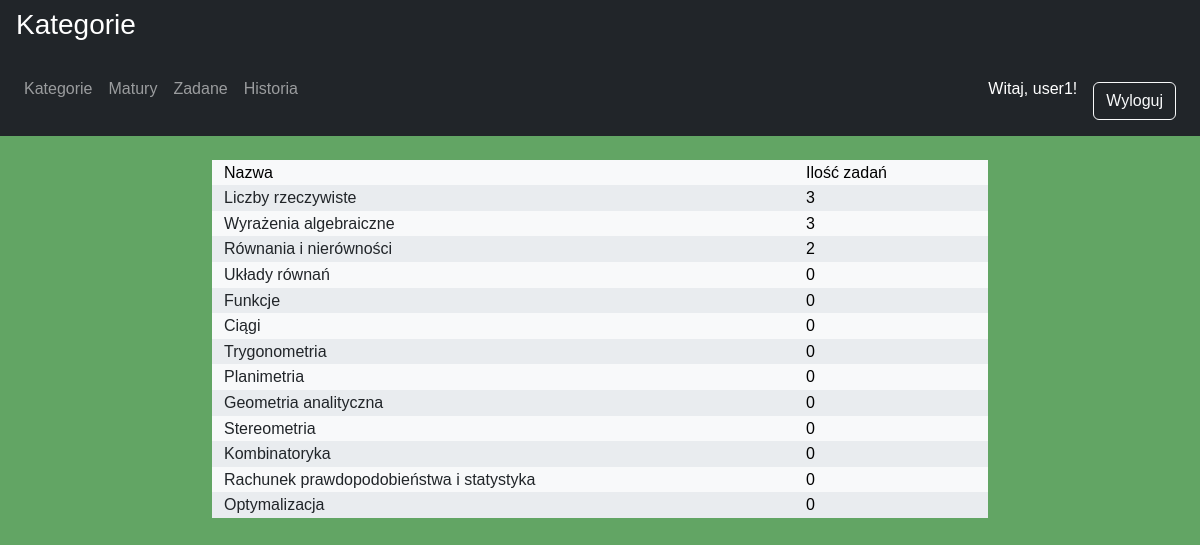
The app's page /matematyka/categories/ (signed in) with its own data.
### matematyka/models.py (models this page shows, shortened)
class Category(models.Model):
    name = models.CharField(max_length=100, unique=True)

### matematyka/views.py (the view)
# urls.py: path('categories/', views.CategoryListView.as_view(), name='category_list'),
class CategoryListView(generic.ListView):
    model = Category
    template_name = 'matematyka/categories.html'
    context_object_name = 'categories'
    def get_context_data(self, **kwargs):
        context = super().get_context_data(**kwargs)
        for category in context['categories']:
            category.task_count = category.tasks.count()
        return context

### matematyka/templates/matematyka/categories.html
{% extends 'base.html' %}
{% block header %}
<h3>{% block title %}Kategorie{% endblock %}</h3>
{% endblock %}
{% block content %}
<div class="container custom-grid text-black">
    <div class="row">
        <div class="col-lg-9">Nazwa</div>
        <div class="col-lg-3">Ilość zadań</div>
    </div>
    {% for category in categories %}
    <div class="row">
        <div class="col-lg-9">
            <a href="{% url 'category_tasks' category.id %}" class="d-block text-decoration-none link-dark">
                {{ category.name }}
            </a></div>
            <div class="col-lg-3">{{ category.task_count }}</div>
        </div>
        {% endfor %}
    </div>
    {% endblock %}

### matematyka/templates/base.html (shortened to what this page needs)
{% load static %}
<!doctype html>
<html lang="pl">
<head>
    <link href="https://cdn.jsdelivr.net/npm/bootstrap@5.3.0/dist/css/bootstrap.min.css" rel="stylesheet">
    <link rel="stylesheet" href="{% static 'matematyka/css/style.css' %}">
</head>
<body>
    <header class="bg-dark text-white py-2 w-100">
        {% block header %}{% endblock %}
        <nav class="navbar navbar-expand-lg navbar-dark bg-dark">
            <div class="container-fluid">
                <div class="collapse navbar-collapse" id="mainNavbar">
                    <ul class="navbar-nav me-auto mb-2 mb-lg-0">
                        <li class="nav-item"><a class="nav-link" href="{% url 'category_list' %}">Kategorie</a></li>
                        <li class="nav-item"><a class="nav-link" href="{% url 'exam_list' %}">Matury</a></li>
                        <li class="nav-item"><a class="nav-link" href="{% url 'assigned_tasks'%}">Zadane</a></li>
                        <li class="nav-item"><a class="nav-link" href="#">Historia</a></li>
                    </ul>
                    <div class="d-flex align-items-center">
                        {% if user.is_authenticated %}
                        <span class="text-white me-3">Witaj, {{ user.username }}!</span>
                        <form action="{% url 'logout' %}" method="post" class="me-2 d-inline">
                            <button class="btn btn-outline-light" type="submit">Wyloguj</button>
                        </form>
                        {% else %}
                        <a href="{% url 'login' %}" class="btn btn-outline-light me-2">Login</a>
                        <a href="{% url 'register' %}" class="btn btn-warning">Sign-up</a>
                        {% endif %}
                    </div>
                </div>
            </div>
        </nav>
    </header>
    <section class="container-fluid">
        <div class="row justify-content-center">
            <div class="col-lg-8 col-sm-12">
                {% block content %}{% endblock %}
            </div>
        </div>
    </section>
</body>
</html>

### matematyka/static/matematyka/css/style.css (style rules this page uses)
* { margin: 0; padding: 0; box-sizing: border-box; }
html, body { background-color: rgb(98, 165, 100); color: white; font-family: Arial, Helvetica, sans-serif; line-height: 1.6; }
header { background-color: black; color: white; padding: 1rem; width: 100%; margin-bottom: 1.5rem; }
header.bg-dark { width: 100%; }
header .container-fluid { padding-left: 0; padding-right: 0; }
nav { margin-top: 0.5rem; display: flex; gap: 1rem; }
nav a { text-decoration: none; color: white; padding: 0.5rem 0.75rem; border-radius: 4px; transition: background-color 0.3s ease; }
form { margin-top: 1.5rem; display: flex; flex-direction: column; gap: 0.75rem; }
button, input[type="submit"] { background-color: #39723b; color: white; border: none; padding: 0.75rem 1.5rem; border-radius: 4px; cursor: pointer; font-size: 1rem; transition: background-color 0.3s ease; }
a { color: white; text-decoration: none; }
.custom-grid .row:nth-child(odd)>[class^="col-"] { background-color: #f8f9fa; }
.custom-grid .row:nth-child(even)>[class^="col-"] { background-color: #e9ecef; }

### records on screen
Category: name "Liczby rzeczywiste", task_count "3"
Category: name "Wyrażenia algebraiczne", task_count "3"
Category: name "Równania i nierówności", task_count "2"
Category: name "Układy równań", task_count "0"
Category: name "Funkcje", task_count "0"
Category: name "Ciągi", task_count "0"
Category: name "Trygonometria", task_count "0"
Category: name "Planimetria", task_count "0"
Category: name "Geometria analityczna", task_count "0"
Category: name "Stereometria", task_count "0"
Category: name "Kombinatoryka", task_count "0"
Category: name "Rachunek prawdopodobieństwa i statystyka", task_count "0"
Category: name "Optymalizacja", task_count "0"

### other values on screen
{{ user.username }} "user1"
